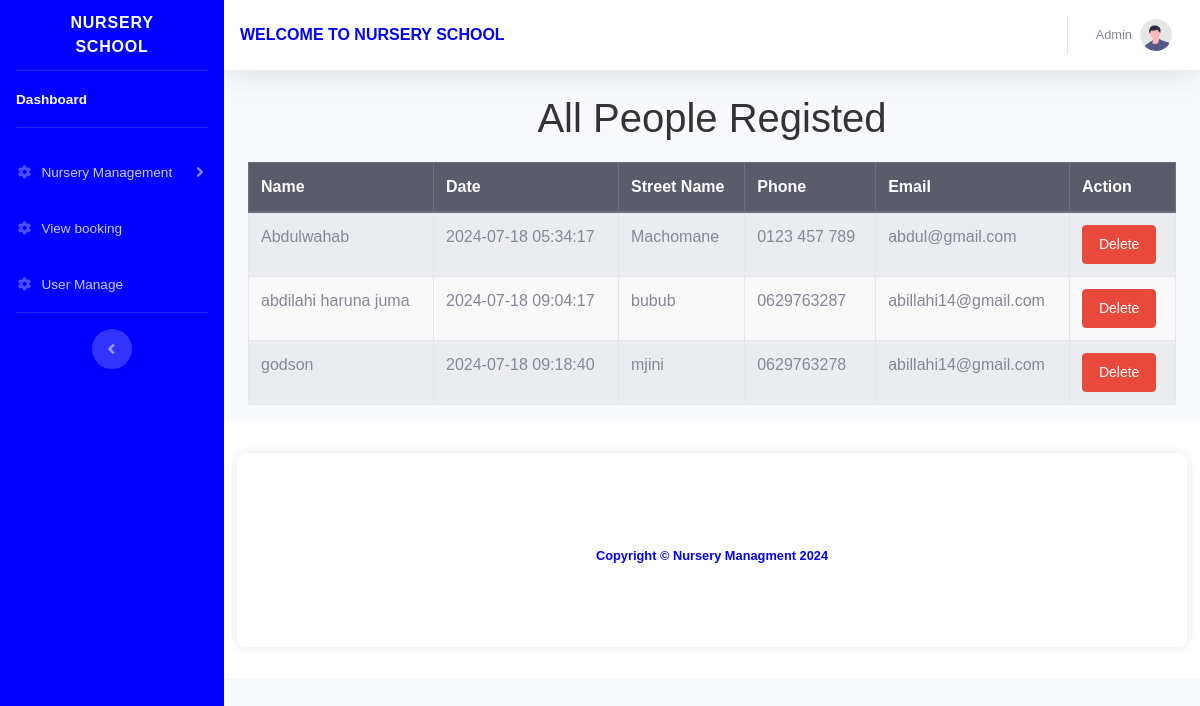
Before: /Pages/user_manage.php (signed in) with the older database file.
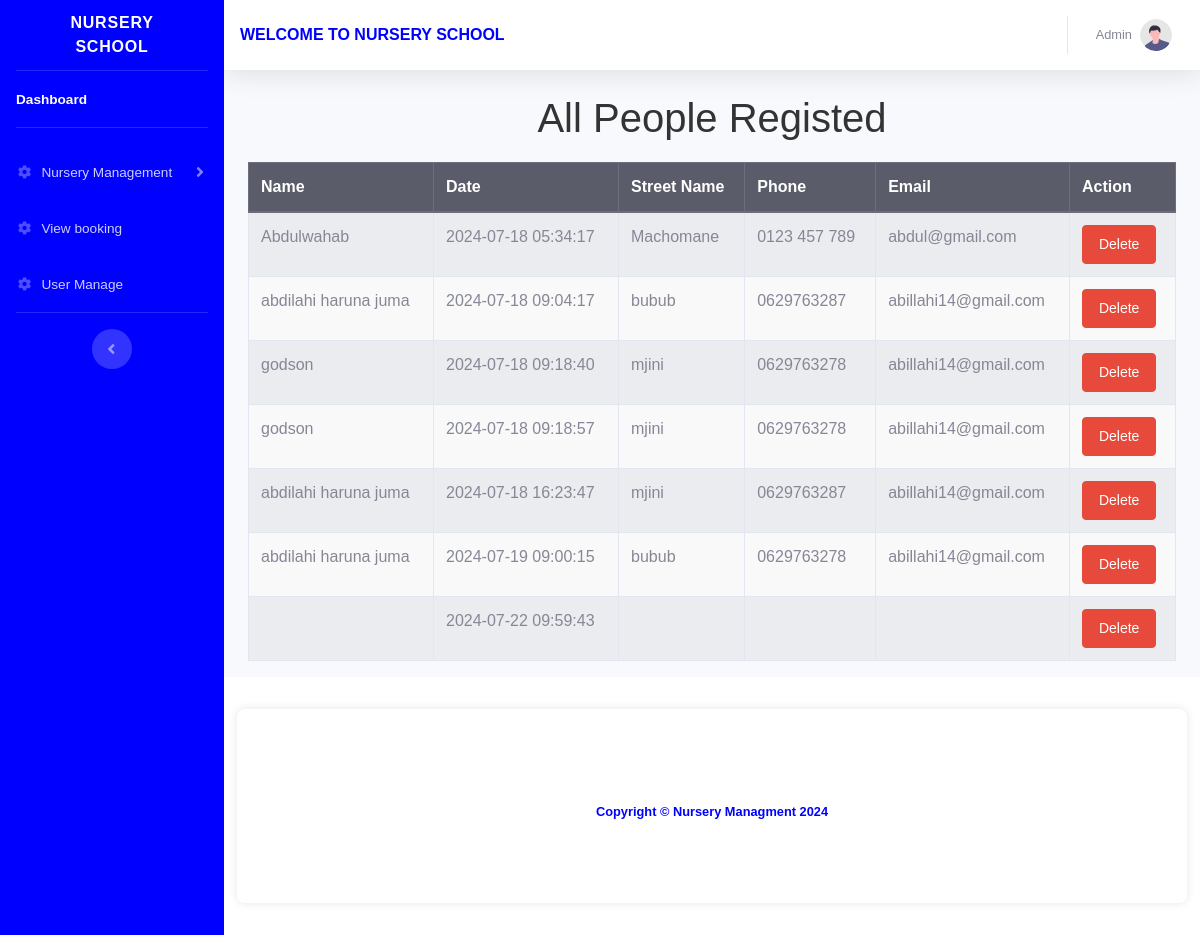
After: the same page with the newer database file.
### tables this page shows
CREATE TABLE `user` (
  `user_id` int(11) NOT NULL,
  `full_name` varchar(50) NOT NULL,
  `date` timestamp NOT NULL DEFAULT current_timestamp() ON UPDATE current_timestamp(),
  `street_name` varchar(100) NOT NULL,
  `phone` varchar(100) NOT NULL,
  `email` varchar(100) NOT NULL,
  `role` int(11) NOT NULL,
  `password` varchar(255) NOT NULL
);

### assets/handler/fetch-all-users.php (the view, shortened to what this page needs)
<?php
require_once ('connection.php');
$query = "SELECT user_id, full_name, date, street_name, phone, email FROM user WHERE role = 2";
$result = $conn->query($query);
if ($result->num_rows > 0) {
    echo '
    <table class="table table-striped table-bordered">
        <thead class="thead-dark">
            <tr>
                <th>Name</th>
                <th>Date</th>
                <th>Street Name</th>
                <th>Phone</th>
                <th>Email</th>
                <th>Action</th>
            </tr>
        </thead>
        <tbody>';
    while ($row = $result->fetch_assoc()) {
        echo '
        <tr>
            <td>' . htmlspecialchars($row['full_name']) . '</td>
            <td>' . htmlspecialchars($row['date']) . '</td>
            <td>' . htmlspecialchars($row['street_name']) . '</td>
            <td>' . htmlspecialchars($row['phone']) . '</td>
            <td>' . htmlspecialchars($row['email']) . '</td>
            <td>
                <button type="button" class="btn btn-danger bg-danger btn-sm" data-toggle="modal" data-target="#modal_' . htmlspecialchars($row['user_id']) . '">Delete</button>
            </td>
        </tr>';
    }
    echo '
        </tbody>
    </table>';
} else {
    echo '<div class="alert alert-info" role="alert">No users found.</div>';
}
?>

### assets/components/header.php (shortened to what this page needs)
<?php
$user_id = $_SESSION['id'];
$user_name = $_SESSION['name'];
?>
<!DOCTYPE html>
<html lang="en">
<head>
    <link href="../assets/vendor/fontawesome-free/css/all.min.css" rel="stylesheet" type="text/css">
    <link href="../assets/css/sb-admin-2.min.css" rel="stylesheet">
</head>

### assets/components/sidebar.php (shortened to what this page needs)
<body id="page-top" style="color: blue;">
    <div id="wrapper" style="background-color: blue;">
        <ul class="navbar-nav bg-gradient-primary sidebar sidebar-dark accordion" id="accordionSidebar" style="background-color: blue;" >
            <a class="sidebar-brand d-flex align-items-center justify-content-center" href="./dashboard.php" >
                <div class="sidebar-brand-text mx-3">NURSERY SCHOOL</div>
            </a>
            <hr class="sidebar-divider my-0">
            <li class="nav-item active" >
                <a class="nav-link" href="dashboard.php">
                    <span><b>Dashboard</b></span></a>
            </li>
            <hr class="sidebar-divider">
            <?php
            if (isset($_SESSION['id']) && ($user_id == 1)) {
                ?>
                <li class="nav-item">
                    <a class="nav-link collapsed" href="#" data-toggle="collapse" data-target="#collapseTwo"
                        aria-expanded="true" aria-controls="collapseTwo">
                        <i class="fas fa-fw fa-cog"></i>
                        <span>Nursery Management</span>
                    </a>
                </li>
                <li class="nav-item">
                    <a class="nav-link" href="booking.php">
                        <i class="fas fa-fw fa-cog"></i>
                        <span>View booking</span></a>
                </li>
                <li class="nav-item">
                    <a class="nav-link" href="user_manage.php">
                        <i class="fas fa-fw fa-cog"></i>
                        <span>User Manage</span></a>
                </li>
                <?php
            }
            ?>
            <hr class="sidebar-divider d-none d-md-block">
            <div class="text-center d-none d-md-inline">
                <button class="rounded-circle border-0" id="sidebarToggle"></button>
            </div>
        </ul>
        <div id="content-wrapper" class="d-flex flex-column">
            <div id="content">
                <nav class="navbar navbar-expand navbar-light bg-white topbar mb-4 static-top shadow">
                   <div ujumbe><b>WELCOME TO NURSERY SCHOOL</b></div>
                    <ul class="navbar-nav ml-auto">
                        <li class="nav-item dropdown no-arrow">
                            <a class="nav-link dropdown-toggle" href="#" id="userDropdown" role="button"
                                data-toggle="dropdown" aria-haspopup="true" aria-expanded="false">
                                <span class="mr-2 d-none d-lg-inline text-gray-600 small"><?php echo $user_name; ?>
                                </span>
                                <img class="img-profile rounded-circle" src="../assets/img/undraw_profile.svg">
                            </a>
                        </li>
                    </ul>
                </nav>

### Pages/user_manage.php (shortened to what this page needs)
<?php include '../assets/components/header.php';
include '../assets/components/sidebar.php';
  ?>
<!DOCTYPE html>
<html lang="en">
<head>
</head>
<body>
  <div class="container-fluid">
    <h1>All People Registed</h1>
<?php include '../assets/handler/fetch-all-users.php'; ?>
  </div>
</body>
</html>
<?php include '../assets/components/footer.php'; ?>

### assets/components/footer.php (shortened to what this page needs)
 <footer class="sticky-footer bg-white">
                <div class="container my-auto">
                    <div class="copyright text-center my-auto"><b>
                                         <br> <br>  <br> <br> <br> <br><span>Copyright &copy; Nursery Managment 2024</span></br></br></br></br></br></br>
                    </div>
                </div>
            </footer>
        </div>
    </div>
</body>
</html>

### Pages/user_manage.php (style rules this page uses)
body { font-family: Arial, sans-serif; background-color: #f0f0f0; margin: 0; padding: 0; }
.container { max-width: 950px; margin: 20px auto; background-color: #fff; padding: 20px; border-radius: 8px; box-shadow: 0 0 10px rgba(0, 0, 0, 0.1); }
h1 { text-align: center; color: #333; }
table { width: 100%; border-collapse: collapse; margin-top: 20px; }
table, th, td { border: 1px solid #ccc; }
th, td { padding: 12px; text-align: left; }
th { background-color: #f2f2f2; color: #333; }
tr:nth-child(even) { background-color: #f9f9f9; }
.btn { display: inline-block; padding: 8px 16px; text-decoration: none; background-color: #007bff; color: #fff; border-radius: 4px; }

Changed rows visible on the page:
added user: full_name "godson", date "2024-07-18 09:18:57", street_name "mjini", phone "0629763278", email "abillahi14@gmail.com"
added user: full_name "abdilahi haruna juma", date "2024-07-18 16:23:47", street_name "mjini", phone "0629763287", email "abillahi14@gmail.com"
added user: full_name "abdilahi haruna juma", date "2024-07-19 09:00:15", street_name "bubub", phone "0629763278", email "abillahi14@gmail.com"
added user: date "2024-07-22 09:59:43"
